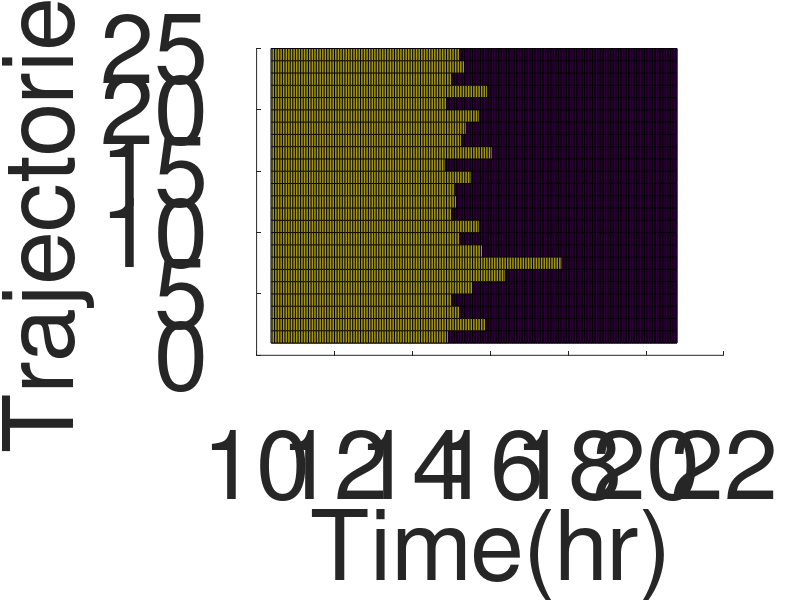

MATLAB code to generate this figure:
clc
clear all
close all
N=25;
N1=250;
N2=500;

figure(1)

load('DAF1AC0_12_11_16_D95_Turn_Lin42_b3_1000xs_2024_12_25_Lin42_gx5.mat')

load('DAF1AC0_15_11_16_D95_t_Lin42_b3_1000xs_2025_01_07_Lin42_gx5.mat')

numbertest=640;

Turn=Unc5_SS_Wt_dist_turn_Noturn
Turn2=Turn(numbertest+1:numbertest+N, N1:N2)
Turn2=Turn(numbertest+1:numbertest+N, N1:N2)

mat=size(Turn2);
y = linspace(1,mat(1),N);
x=t(N1: N2);
z=Turn(numbertest+1:numbertest+N, N1: N2);
[X,Y]=meshgrid(x,y);
hold on;
pcolor(x, y,z);
pcolor(x, y,z);

%colormap summer; 
%colorbar
 
set(gca,'FontSize',70)
x_label=xlabel('Time(hr)'); set(x_label,'FontSize',70);
y_label=ylabel('Trajectories'); set(y_label,'FontSize',70);
